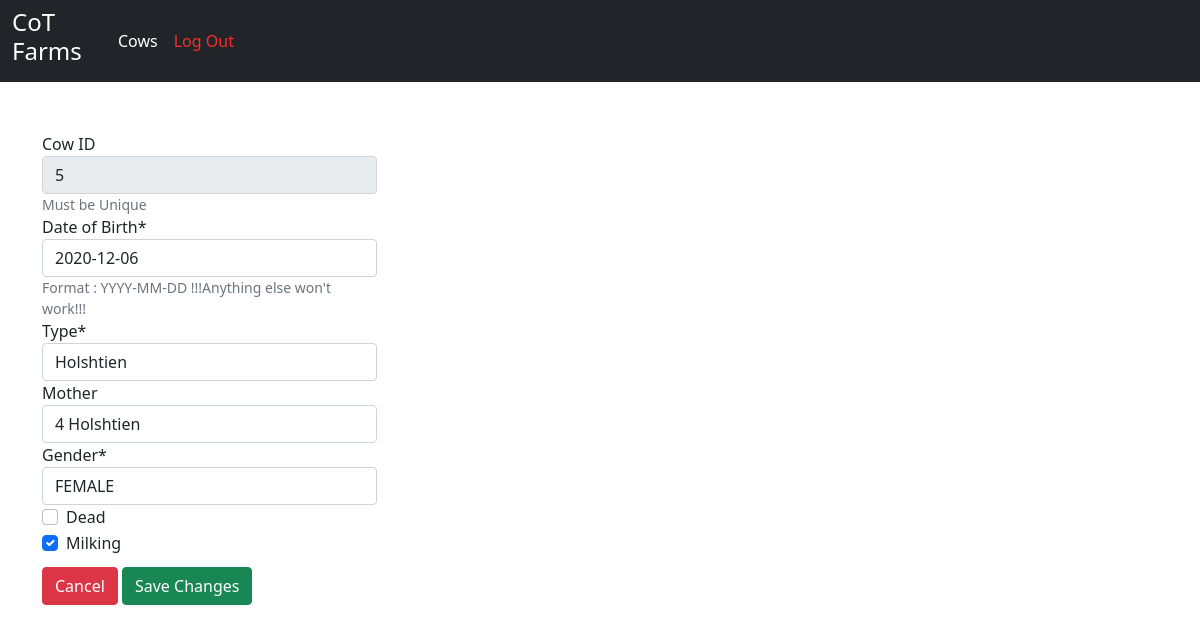
Screenshot of /Cows/EditCow/5 (signed in) with the database file from the repository.
### Manager/models.py (models this page shows)
class Cow(models.Model):
    Gender = (("M","MALE"),("F","FEMALE"))
    number = models.IntegerField(primary_key=True)
    dob = models.DateField()
    Type = models.ForeignKey(CowType, on_delete=models.SET_NULL, null=True)
    mother = models.ForeignKey("self", on_delete=models.SET_NULL, null=True, blank=True )
    gender = models.CharField(choices=Gender,max_length=1)
    dead = models.BooleanField(default=False)
    isMilking = models.BooleanField(default=False)
    def __str__(self):
        return str(self.number) + " " + str(self.Type)

class CowType(models.Model):
    Type = models.CharField(max_length=30)
    def __str__(self):
        return self.Type

### Manager/views.py (the view)
# urls.py: path('EditCow/<int:cowID>', views.EditCow, name='manager-cow-editcow'),
@login_required
def EditCow(request,cowID):
    cow = Cow.objects.get(pk=cowID)
    if request.method == 'POST' :
        editForm = editCowForm(request.POST, instance=cow)
        if editForm.is_valid():
            editForm.save()
            return HttpResponseRedirect('..')
    else:
        editForm = editCowForm(instance=cow)
    context = {
        'editForm': editForm
    }
    return render(request, 'Manager/EditCow.html', context)

### Manager/forms.py
class editCowForm(forms.ModelForm):
    Gender = (("M","MALE"),("F","FEMALE"))
    number = forms.IntegerField(label="Cow ID", required=False, help_text="Must be Unique", disabled=True)
    dob = forms.DateField(label="Date of Birth", required=True, help_text="Format : YYYY-MM-DD !!!Anything else won't work!!!")
    Type = forms.ModelChoiceField(label="Type",queryset=CowType.objects.all(), required=True)
    mother = forms.ModelChoiceField(label="Mother",queryset=Cow.objects.filter(dead=False), required=False)
    gender = forms.ChoiceField(label="Gender", choices=Gender, required=True)
    dead = forms.BooleanField(label="Dead", required=False)
    isMilking = forms.BooleanField(label="Milking", required=False)
    class Meta:
        model = Cow
        fields = ['number', 'dob', 'Type', 'mother', 'gender', 'dead', 'isMilking']

### Manager/templates/Manager/EditCow.html (shortened to what this page needs)
{% extends "Manager/base.html" %}
{% load crispy_forms_tags %}
{% block content %}
<div style="max-width: 30%;">
    <form action="" method="post">
        {{ editForm|crispy }}
        <a href="{% url 'manager-cow-home' %}" role="button" class="btn btn-danger" style="margin-top: 10px;">Cancel</a>
        <input type="submit" value="Save Changes" class="btn btn-success" style="margin-top: 10px;">
    </form>
</div>
{% endblock content %}

### rows the page displays
Cow: number "5"
Cow: dob "2020-12-06", mother "4 Holshtien", gender "FEMALE", isMilking "☑"
CowType: Type "Holshtien"
